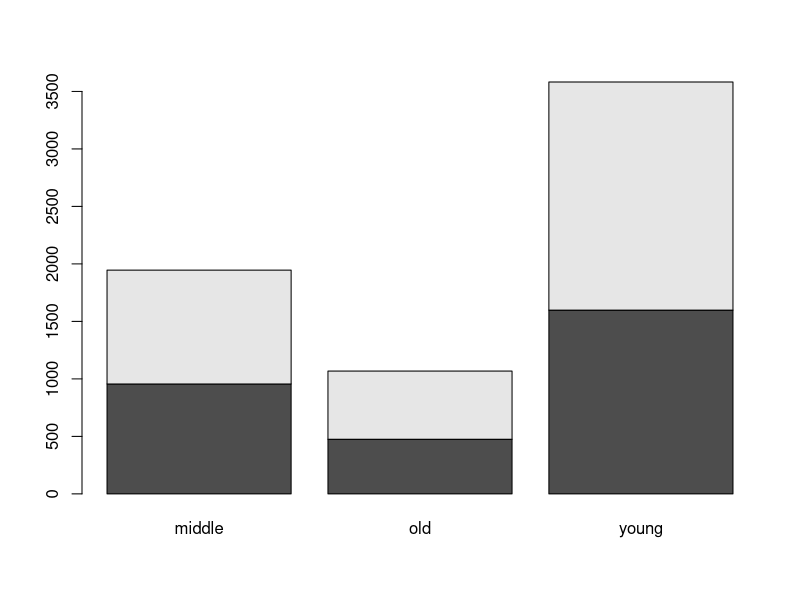
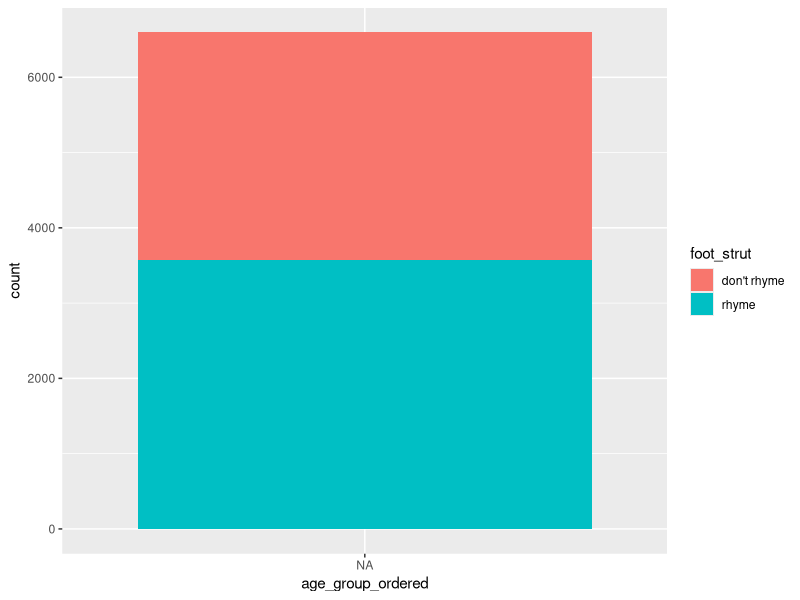
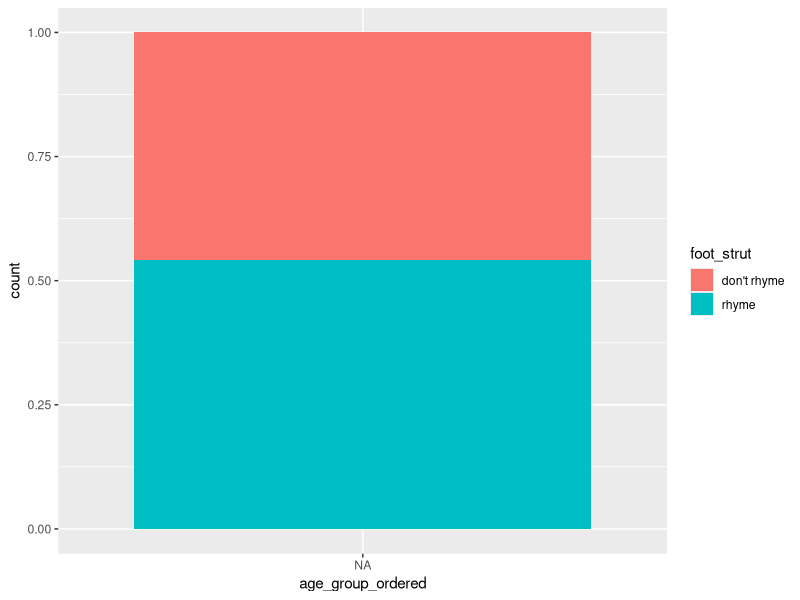
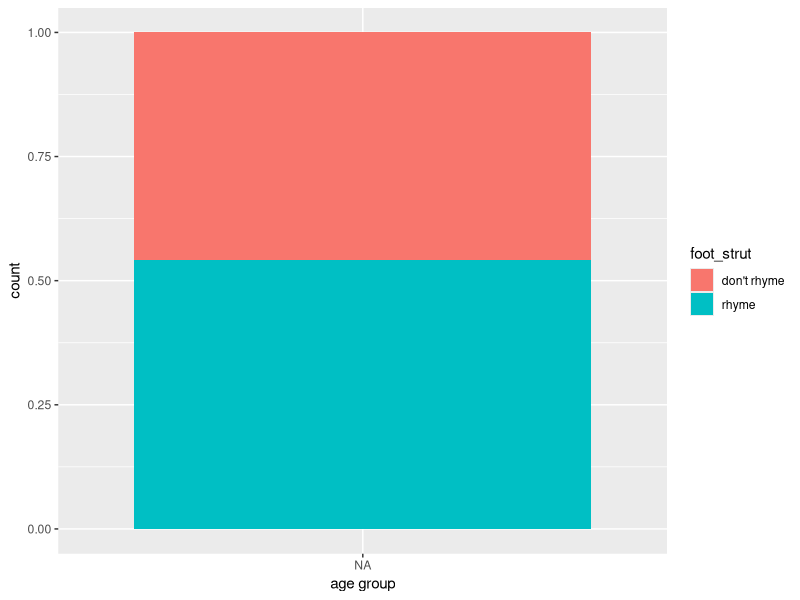
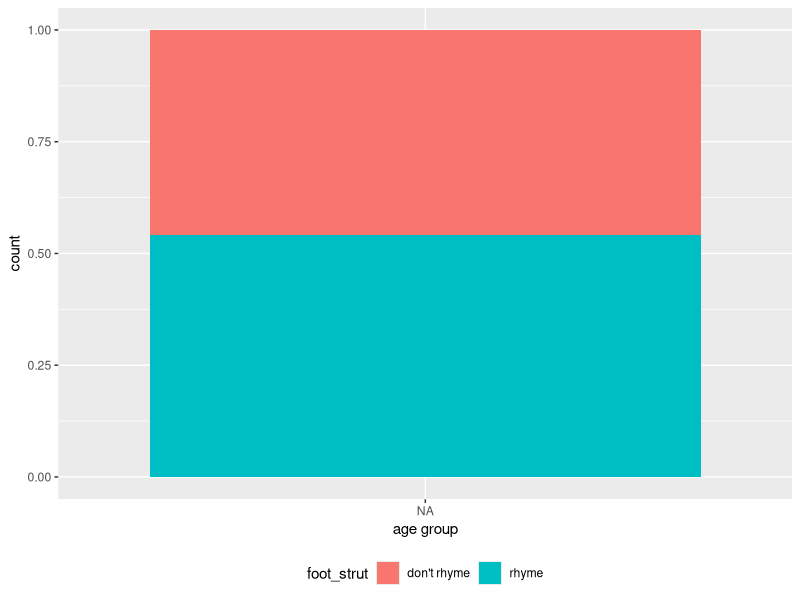
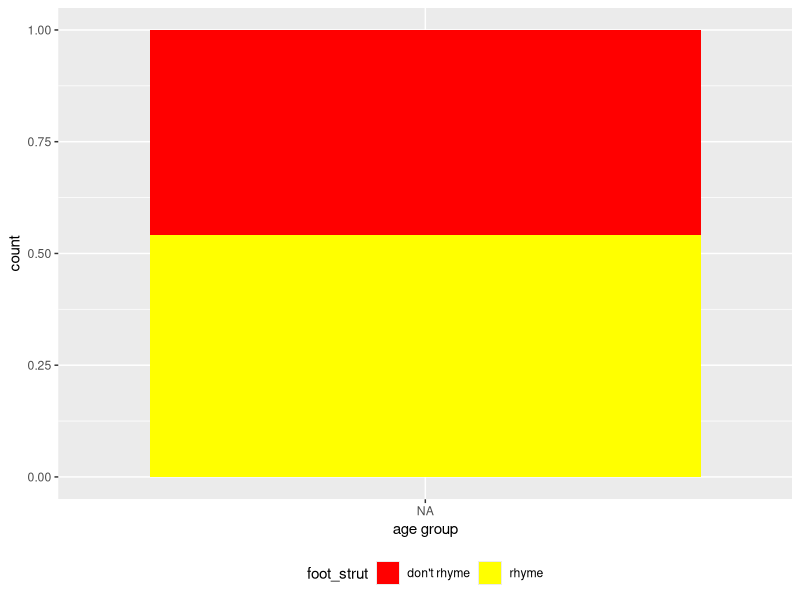
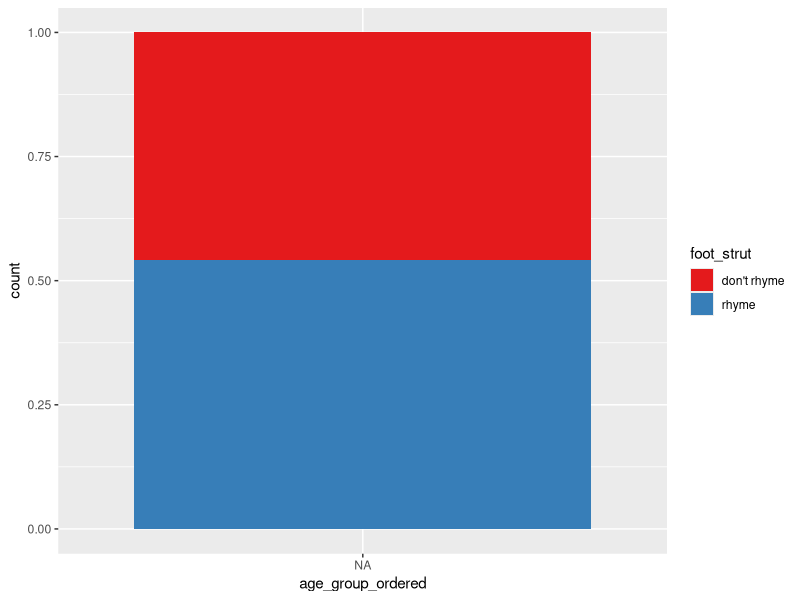
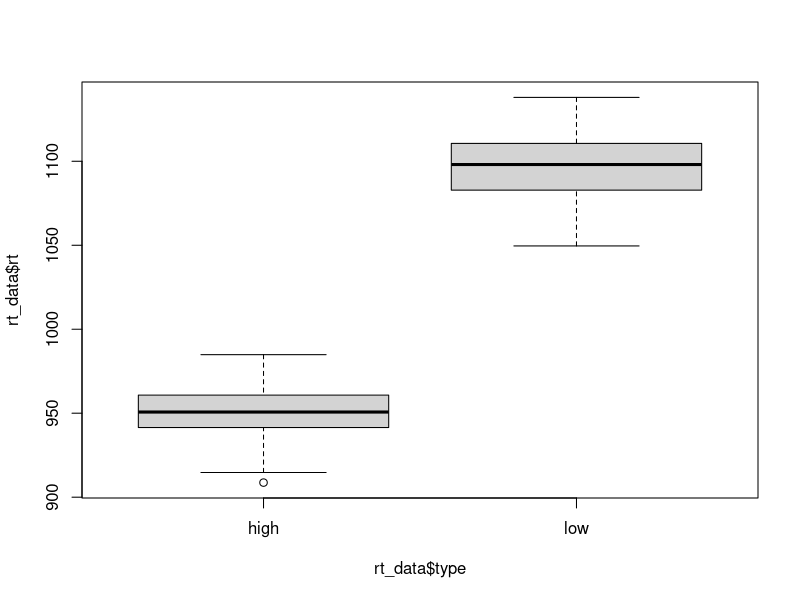

Source code (R) for these figures, in order:
## ---- chunk 1
1+3
## ---- chunk 2
## LOAD PACKAGES ####
library(dplyr) # this is a package that makes handling data easier
library(ggplot2) # this is a package that makes nice graphs
## ---- chunk 3
## LOAD IN DATA ####
dialect_data = read.csv("dialectdata.csv")
## ---- chunk 4
dim(dialect_data)
## ---- chunk 5
head(dialect_data)
## ---- chunk 6
tail(dialect_data)
## ---- chunk 7
colnames(dialect_data)
## ---- chunk 8
# Look at factor levels for some columns
levels(dialect_data$foot_strut)
levels(dialect_data$give_it_me)
## ---- chunk 9
table(dialect_data$foot_strut)
## ---- chunk 10
table(dialect_data$foot_strut, dialect_data$age_group)
## ---- chunk 11
#your code here for your choice of independent variable
## ---- chunk 12
foot_strut.tab = table(dialect_data$foot_strut, dialect_data$age_group)
## ---- chunk 13
foot_strut.tab 
## ---- chunk 14
prop.table(foot_strut.tab, 2) 
## ---- chunk 15
foot_strut.prop.tab = prop.table(foot_strut.tab, 2) 
## ---- chunk 16
# WRONG WAY AROUND
prop.table(foot_strut.tab, 1) 
## ---- chunk 17
dialect_data %>%
  group_by(age_group) %>% # the independent variable
  count(foot_strut) %>% # the dependent variable
  mutate(prop = prop.table(n))
## ---- chunk 18
# here you can look at another independent variable's affect on foot_strut

## ---- chunk 19
barplot(foot_strut.tab)
## ---- chunk 20
#create a barplot with the proportions of foot_strut instead of raw numbers

## ---- chunk 21
levels(dialect_data$age_group)
## ---- chunk 22
# reordering
dialect_data$age_group_ordered = factor(dialect_data$age_group,levels(dialect_data$age_group)[c(3, 1, 2)])

#having a look at new order
levels(dialect_data$age_group_ordered)
## ---- chunk 23
ggplot(dialect_data, aes(age_group_ordered, fill = foot_strut)) + 
  geom_bar()
## ---- chunk 24
ggplot(dialect_data, aes(age_group_ordered, fill = foot_strut)) +
  geom_bar(position="fill")
## ---- chunk 25
ggplot(dialect_data, aes(age_group_ordered, fill = foot_strut)) +
  geom_bar(position="fill") +
  xlab("age group")
## ---- chunk 26
ggplot(dialect_data, aes(age_group_ordered, fill = foot_strut)) +
  geom_bar(position="fill") +
  xlab("age group") +
  theme(legend.position = "bottom")
## ---- chunk 27
ggplot(dialect_data, aes(age_group_ordered, fill = foot_strut)) +
  geom_bar(position="fill") +
  xlab("age group") +
  theme(legend.position = "bottom") +
  scale_fill_manual(values = c("red", "yellow"))
## ---- chunk 28
#my ggplot with new colours

## ---- chunk 29
ggplot(dialect_data, aes(age_group_ordered, fill = foot_strut)) +
  geom_bar(position="fill") +
  scale_fill_brewer(palette="Set1") 
## ---- chunk 30
## LOAD IN DATA ####
rt_data = read.delim("reactiondata.txt")
## ---- chunk 31
dim(rt_data)
## ---- chunk 32
head(rt_data)
## ---- chunk 33
tail(rt_data)
## ---- chunk 34
colnames(rt_data)
## ---- chunk 35
# Look at factor levels for some columns
levels(rt_data$group)
levels(rt_data$type)
## ---- chunk 36
table(rt_data$group)
## ---- chunk 37
table(rt_data$type)
## ---- chunk 38
levels(rt_data$rt)
## ---- chunk 39
summary(rt_data$rt)
## ---- chunk 40
boxplot(rt_data$rt ~ rt_data$type)
## ---- chunk 41
# plot and run the group variable in this chunk


## ---- chunk 42
hist(rt_data$rt)
## ---- chunk 43
ggplot(rt_data, aes(x = group, y = rt)) +
  geom_boxplot()
## ---- chunk 44
ggplot(rt_data, aes(x = group, y = rt, colour = group)) +
  geom_boxplot()
## ---- chunk 45
ggplot(rt_data, aes(x = group, y = rt, fill = group)) +
  geom_boxplot()
## ---- chunk 46
ggplot(rt_data, aes(x=group, y=rt, fill=group)) + geom_boxplot() +
   scale_fill_brewer(palette="Spectral")
## ---- chunk 47

## ---- chunk 48

## ---- chunk 49
bl_data = subset(rt_data, group =="bilingual")
## ---- chunk 50
dim(bl_data)
head(bl_data)
tail(bl_data)
## ---- chunk 51
ggplot(bl_data, aes(x=type, y=rt, fill=type)) + geom_boxplot() 
## ---- chunk 52
ggplot(bl_data, aes(x=type, y=rt, colour=type)) + geom_boxplot() +
  ylab("reaction time (ms)") +
  xlab("") +
  scale_colour_brewer(palette = "Set1") +
  theme_bw()
## ---- chunk 53
bl_data_dplyr = rt_data %>%
  filter(group == "bilingual")
## ---- chunk 54
dim(bl_data_dplyr)
head(bl_data_dplyr)
tail(bl_data_dplyr)
## ---- chunk 55
rt_data %>%
  filter(group == "bilingual") %>%
  ggplot(aes(x=type, y=rt, colour=type)) + geom_boxplot() 
## ---- chunk 56
bl_data_dplyr = rt_data %>%
  filter(group != "monolingual")
## ---- chunk 57
quick_rt_data = rt_data %>%
  filter(rt < 1000)
## ---- chunk 58
rt_data %>%
  filter(rt < 1000) %>%
  ggplot(aes(x=group, y=rt, colour=group)) + geom_boxplot() 
## ---- chunk 59
ggplot(rt_data, aes(rt)) +
    geom_histogram(binwidth=20) #binwidth tells us what numbers we should bin by.  Try changing it if you want
## ---- chunk 60
ggplot(rt_data, aes(rt)) +
    geom_density() 
## ---- chunk 61
ggplot(rt_data, aes(rt, fill=group)) +
    geom_density() 
## ---- chunk 62
ggplot(bl_data, aes(rt, fill=type)) +
    geom_density() 
## ---- chunk 63
1+3
